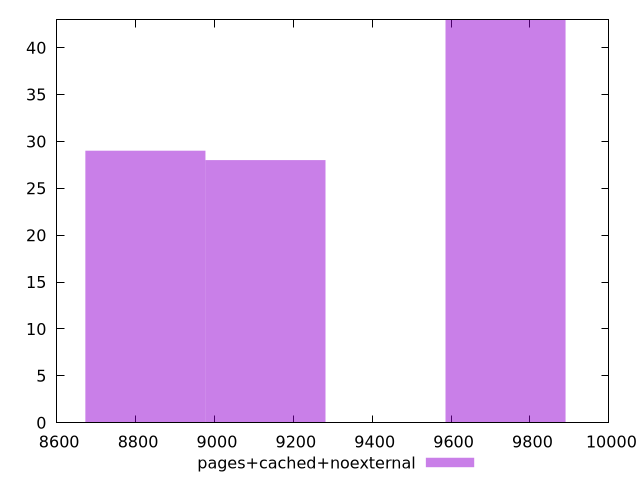

This chart was generated by the following gnuplot code:
$_pagesCachedNoexternal <<EOF
9738.00410229686 43
9129.378845903306 28
8825.06621770653 29
EOF
set key outside below
set terminal pngcairo
set output "report_00006_2020-11-02T20-21-41.718Z/largest-contentful-paint/pages+cached+noexternal//raw_hist.png"
set yrange [0:43]
set boxwidth 304.31262819677687
set style fill transparent solid 0.5 noborder
plot $_pagesCachedNoexternal title "pages+cached+noexternal" with boxes ,
